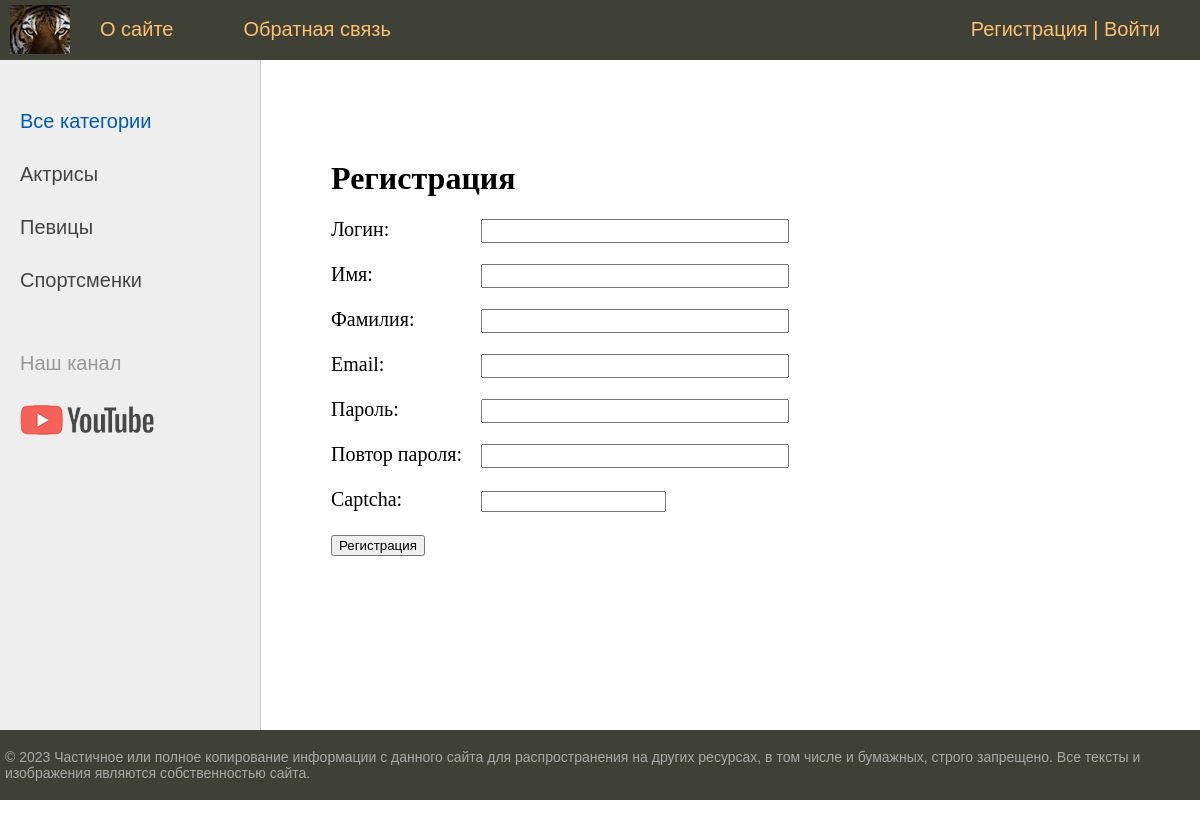
Screenshot of /register/ with the database file from the repository.
### women/models.py (models this page shows, shortened)
class Category(models.Model):
    name = models.CharField(
        max_length=100, db_index=True, verbose_name='Категория')
    slug = models.SlugField(max_length=255, unique=True,
                            db_index=True, verbose_name='URL')
    def get_absolute_url(self):
        return reverse("category", kwargs={"cat_slug": self.slug})
    class Meta:
        verbose_name = 'Категории'
        verbose_name_plural = 'Категории'
        ordering = ['id']

### women/views.py (the view, shortened to what this page needs)
# urls.py: path("register/", views.RegisterUser.as_view(), name="register"),
class RegisterUser(DataMixin, CreateView):
    form_class = RegisterUserForm
    template_name = 'women/register.html'
    success_url = reverse_lazy('login')
    def get_context_data(self, *, object_list=None, **kwargs):
        context = super().get_context_data(**kwargs)
        c_def = self.get_user_context(title="Регистрация")
        return context | c_def

### women/forms.py
class RegisterUserForm(UserCreationForm):
    username = forms.CharField(
        label='Логин', widget=forms.TextInput(attrs={'class': 'form-input'}))
    first_name = forms.CharField(
        label='Имя', widget=forms.TextInput(attrs={'class': 'form-input'}))
    last_name = forms.CharField(
        label='Фамилия', widget=forms.TextInput(attrs={'class': 'form-input'}))
    email = forms.EmailField(
        label='Email', widget=forms.EmailInput(attrs={'class': 'form-input'}))
    password1 = forms.CharField(
        label='Пароль', widget=forms.PasswordInput(attrs={'class': 'form-input'}))
    password2 = forms.CharField(label='Повтор пароля', widget=forms.PasswordInput(
        attrs={'class': 'form-input'}))
    captcha = CaptchaField(label='Введите ответ')
    class Meta:
        model = User
        fields = ('username', 'first_name', 'last_name',
                  'email', 'password1', 'password2')

### women/utils.py (called while the page is built)
    def get_user_context(self, **kwargs):
        context = kwargs
        cats = Category.objects.annotate(Count('women'))
        user_menu = menu.copy()
        if not self.request.user.is_authenticated:
            user_menu.pop(1)
        context['menu'] = user_menu
        context['cats'] = cats
        if 'cat_selected' not in context:
            context['cat_selected'] = 0
        return context

### women/templates/women/register.html (shortened to what this page needs)
{% extends 'women/base.html' %}
{% block content %}
<h1>{{title}}</h1>
<form method="post">
{% for f in form %}
<p><label class="form-label" for="{{ f.id_for_label }}">{{f.label}}: </label>{{ f }}</p>
{% endfor %}
    <button type="submit">Регистрация</button>
</form>
{% endblock %}

### women/templates/women/base.html (shortened to what this page needs)
{% load static %}
{% load women_tags %}
<!DOCTYPE html>
<html>
<head>
	<link type="text/css" href="{% static 'women/css/styles.css' %}" rel="stylesheet" />
</head>
<body>
<table class="table-page" border=0 cellpadding="0" cellspacing="0">
<tr><td valign=top>
{% block mainmenu %}
		<div class="header">
			<ul id="mainmenu" class="mainmenu">
			<li class="logo"><a href="{% url 'home' %}"><div class="logo"></div></a></li>
{% for m in menu %}
			<li><a href="{% url m.url_name %}">{{m.title}}</a></li>
{% endfor %}
			{% if request.user.is_authenticated %}
			<li class="last"> {{user.username}} | <a href="{% url 'logout' %}">Выйти</a></li>
			{% else %}
			<li class="last"><a href="{% url 'register' %}">Регистрация</a> | <a href="{% url 'login' %}">Войти</a></li>
			{% endif %}
			</ul>
		</div>
{% endblock mainmenu %}
<table class="table-content" border=0 cellpadding="0" cellspacing="0">
<tr>
	<td valign="top" class="left-chapters">
	<ul id="leftchapters">
{% if cat_selected == 0 %}
		<li class='selected'>Все категории</li>
{% else %}
		<li><a href="{% url 'home' %}">Все категории</a></li>
{% endif %}
{% for c in cats %}
{% if c.women__count > 0 %}
	{% if c.pk == cat_selected %}
		<li class='selected'>{{c.name}}</li>
	{% else %}
		<li><a href="{{ c.get_absolute_url }}">{{c.name}}</a></li>
	{% endif %}
{% endif %}
{% endfor %}
		<li class="share">
		<p>Наш канал</p>
		<a class="share-yt" href="https://www.youtube.com/channel/UChuUF3vVD_1kyIN5po31eXw" target="_blank" rel="nofollow"></a>
		</li>
	</ul>
</td>
<td valign="top" class="content">
	<div class="content-text">
{% block content %}
{% endblock %}
	</div>
</td></tr></table>
</td></tr>
<tr><td valign=top>
	<div id="footer">
		<p>&copy; 2023 Частичное или полное копирование информации с данного
      сайта для распространения на других ресурсах, в том числе и
      бумажных, строго запрещено. Все тексты и изображения являются
      собственностью сайта.</p>
	</div>
</td></tr></table>
</body>
</html>

### women/static/women/css/styles.css (style rules this page uses)
html, body { font-family: 'Arial'; margin: 0; padding: 0; height: 100%; width: 100%; color: #444; }
a { color: #0059b2; text-decoration: none; }
.table-page { width: 100%; height: 100%; vertical-align: top; }
.table-page tr { height: 100%; }
.header { background: #3F4137; height: 60px; }
.logo { background: url('../images/logo.png') no-repeat 10px 5px; width: 70px; height: 60px; }
ul.mainmenu { list-style: none; margin: 0; padding: 0; height: 60px; color: #fdc073; font-size: 20px; overflow: hidden; }
ul.mainmenu li { float: left; margin: 18px 40px 0 30px; }
ul.mainmenu li.logo { margin: 0; }
ul.mainmenu li.last { float: right; }
ul.mainmenu li a { color: #fdc073; text-decoration: none; }
.table-content { width: 100%; min-height: 100%; height: 100%; }
.left-chapters { margin: 0; background: #eee; border-right: 1px solid #ccc; min-height: 100%; }
.left-chapters ul { width: 230px; min-height: 100%; margin: 0; padding: 20px 10px 10px 20px; list-style: none; font-size: 20px; }
.left-chapters ul li { margin: 30px 0 0 0; color: #999; }
.left-chapters ul li.selected { color: #0059b2; }
.left-chapters ul li a { color: #444; text-decoration: none; }
.left-chapters ul li.share { margin: 60px 0 0 0; }
.left-chapters ul li.share p { margin: 30px 0 30px 0; }
.left-chapters ul li.share a { display: inline-block; width: 40px; height: 40px; margin: 0 20px 0 0; }
.left-chapters ul li.share a.share-yt { width: 100%; height: 30px; background: url('../images/share_yt.png') no-repeat 0 0 }
.content { padding: 40px 20px 20px 40px; width: 100%; box-sizing: border-box; }
.content-text { margin: 60px 0 0 30px; color: #000; font-size: 20px; font-family: Yandex Sans Display Light; }
.content-text h1 { font-size: 32px; }
#footer { box-sizing: border-box; background: #3F4137; padding: 5px; color: #aaa; font-size: 14px; font-family: Verdana, Geneva, Arial, Helvetica; text-align: left; overflow: hidden; }
.form-input { width: 300px; font-size: 16px; }
.form-label { display: inline-block; min-width: 150px; vertical-align: top; }

### rows the page displays
Category: name "Актрисы"
Category: name "Певицы"
Category: name "Спортсменки"

### other values shown
{{ m.title }} "О сайте" "Обратная связь"
{{ title }} "Регистрация"
{{ f.label }} "Логин" "Имя" "Фамилия" "Email" "Пароль" "Повтор пароля" "Captcha"
